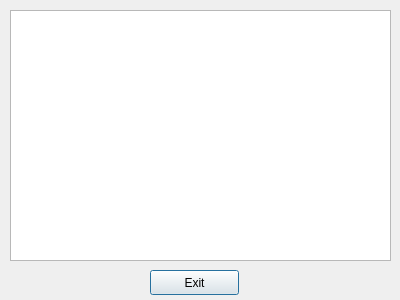
<?xml version="1.0" encoding="UTF-8"?>
<ui version="4.0">
 <class>ResultWindow</class>
 <widget class="QDialog" name="ResultWindow">
  <property name="geometry">
   <rect>
    <x>0</x>
    <y>0</y>
    <width>400</width>
    <height>300</height>
   </rect>
  </property>
  <property name="windowTitle">
   <string>Dialog</string>
  </property>
  <widget class="QGraphicsView" name="winner_view">
   <property name="geometry">
    <rect>
     <x>10</x>
     <y>10</y>
     <width>381</width>
     <height>251</height>
    </rect>
   </property>
  </widget>
  <widget class="QPushButton" name="cancel">
   <property name="geometry">
    <rect>
     <x>150</x>
     <y>270</y>
     <width>89</width>
     <height>25</height>
    </rect>
   </property>
   <property name="text">
    <string>Exit</string>
   </property>
  </widget>
 </widget>
 <resources/>
 <connections/>
</ui>
